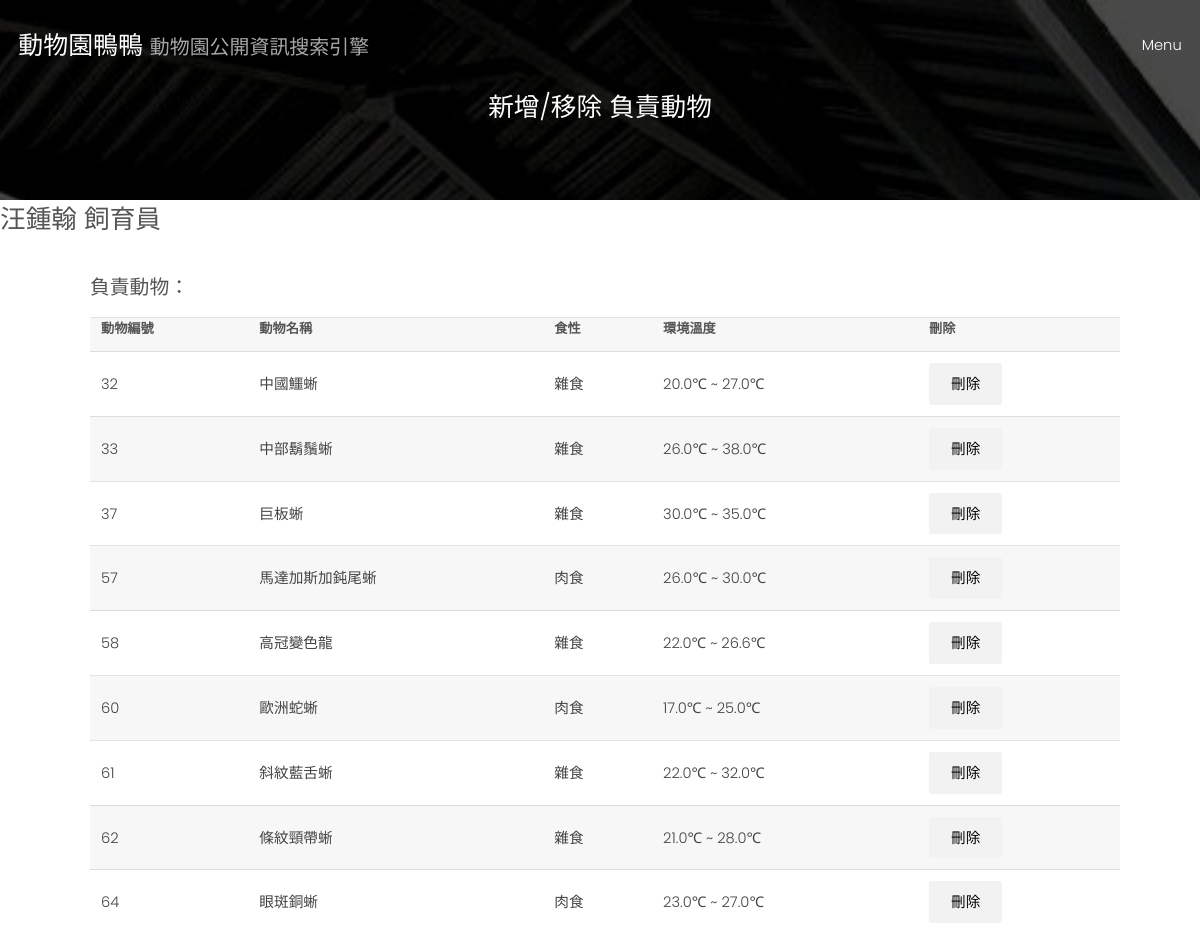
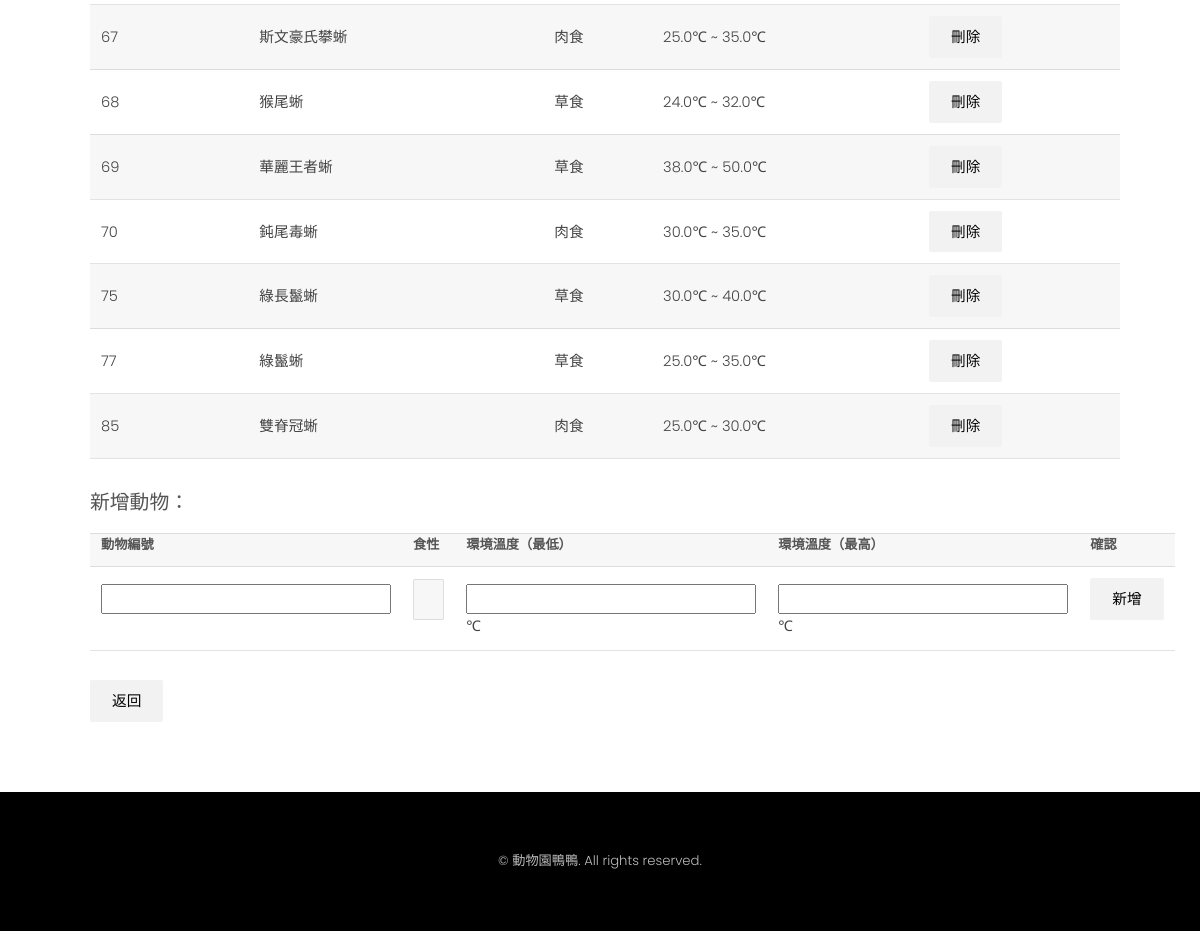
The page /search/zookeeper/20/modify_animal/ (signed in) on the database its author committed (2 pictures, top to bottom).
### zoo_info/models.py (models this page shows)
class Zookeeper(models.Model):
    keeper_id = models.IntegerField(primary_key = True)
    name = models.CharField(max_length = 30)
    join_time = models.IntegerField()
    area_id = models.ForeignKey(Area, on_delete = models.CASCADE)
    birth = models.IntegerField()

class Feed(models.Model):
    animal_id = models.ForeignKey(Animal, on_delete = models.CASCADE)
    keeper_id = models.ForeignKey(Zookeeper, on_delete = models.CASCADE)
    food = models.CharField(max_length = 30)
    temperature_low = models.FloatField()
    temperature_high = models.FloatField()

class Animal(models.Model):
    animal_id = models.IntegerField(primary_key = True)
    scientific_id = models.CharField(max_length = 30)
    animal_name = models.CharField(max_length = 30)
    category = models.CharField(max_length = 30)
    conservation = models.CharField(max_length = 30)
    h_id = models.ForeignKey(Habitat, on_delete = models.CASCADE)
    area_id = models.ForeignKey(Area, on_delete = models.CASCADE)
    image = models.ImageField(blank = True, upload_to = "static/images/zoo_info")

### zoo_info/views.py (the view, shortened to what this page needs)
# urls.py: path('search/zookeeper/<int:keeper_id>/modify_animal/', superuser_zookeeper_modify_animal),
@user_passes_test(lambda u: u.is_superuser)
def superuser_zookeeper_modify_animal(request, keeper_id):
    title = "新增/移除 負責動物"
    the_zookeeper = Zookeeper.objects.get(keeper_id = keeper_id)
    feeds = Feed.objects.filter(keeper_id = keeper_id)
    return render(request, 'zoo_info/superuser/zookeeper_modify_animal.html', locals())

### templates/zoo_info/superuser/zookeeper_modify_animal.html (shortened to what this page needs)
{% extends 'base.html' %}
{% block content %}
{%include 'base_search.html'%}
<h2>{{the_zookeeper.name}} 飼育員</h2>
    <div id = "display_format">
        <H3>負責動物：</H3>
        <table>
            <tr>
                <th>動物編號</th>
                <th>動物名稱</th>
                <th>食性</th>
                <th>環境溫度</th>
                <th>刪除</th>
            </tr>
            {% for feed in feeds%}
                <tr>
                    <td>{{feed.animal_id.animal_id}}</td>
                    <td>{{feed.animal_id.animal_name}}</td>
                    <td>{{feed.food}}</td>
                    <td>{{feed.temperature_low}}&#8451 ~ {{feed.temperature_high}}&#8451</td>
                    <form method="POST"> {%csrf_token%}
                        <td><input type = 'submit' name = {{feed.id}} value = '刪除'></td>
                    </form>
                </tr>
            {%endfor%}
        </table>
        <H3>新增動物：</H3>
        <table>
            <tr>
                <th>動物編號</th>
                <th>食性</th>
                <th>環境溫度（最低）</th>
                <th>環境溫度（最高）</th>
                <th>確認</th>
            </tr>
            <form method="POST"> {%csrf_token%}
            <tr>
                <td><input type = 'number' name = 'a_id'></td>
                <td><select name = "food">
                    　<option value="草食">草食</option>
                    </select></td>
                <td><input type = 'number' step = 0.1 name = 'temp_low'>&#8451</td>
                <td><input type = 'number' step = 0.1 name = 'temp_high'>&#8451</td>
                <td><input type = 'submit' name = 'add_feed' value = '新增'></td>
            </tr>
        </table>
        <form>
            <input type ="button" onclick="javascript:location.href='../'" value="返回"></input>
        </form>
        </div>
{% endblock %}

### static/assets/css/main.css (style rules this page uses)
html, body, div, span, applet, object, iframe, h1, h2, h3, h4, h5, h6, p, blockquote, pre, a, abbr, acronym, address, big, cite, code, del, dfn, em, img, ins, kbd, q, s, samp, small, strike, strong, sub, sup, tt, var, b, u, i, center, dl, dt, dd, ol, ul, li, fieldset, form, label, legend, table, caption, tbody, tfoot, thead, tr, th, td, article, aside, canvas, details, embed, figure, figcaption, footer, header, hgroup, menu, nav, output, ruby, section, summary, time, mark, audio, video { margin: 0; padding: 0; border: 0; font-size: 100%; font: inherit; vertical-align: baseline; }
body { line-height: 1; }
table { border-collapse: collapse; border-spacing: 0; }
body { -webkit-text-size-adjust: none; }
*, *:before, *:after { -moz-box-sizing: border-box; -webkit-box-sizing: border-box; box-sizing: border-box; }
body { -ms-overflow-style: scrollbar; }
body { background: #fff; }
body { background-color: #fff; color: #444; }
body, input, select, textarea { font-family: "Poppins", sans-serif; font-weight: 300; font-size: 1rem; line-height: 1.65; }
h1, h2, h3, h4, h5, h6 { font-weight: 300; line-height: 1.5; margin: 0 0 1rem 0; }
h2 { font-size: 1.75rem; }
h3 { font-size: 1.35rem; }
input, select, textarea { color: #555; }
h1, h2, h3, h4, h5, h6 { color: #555; }
input[type="submit"], input[type="reset"], input[type="button"], button, .button { -moz-appearance: none; -webkit-appearance: none; -ms-appearance: none; appearance: none; -moz-transition: background-color 0.2s ease-in-out, color 0.2s ease-in-out; -webkit-transition: background-color 0.2s ease-in-out, color 0.2s ease-in-out; -ms-transition: background-color 0.2s ease-in-out, color 0.2s ease-in-out; transition: background-color 0.2s ease-in-out, color 0.2s ease-in-out; border-radius: 2px; border: 0; cursor: pointer; display: inline-block; font-weight: 300; height: 2.85rem; line-height: 2.95rem; padding: 0 1.5rem; text-align: center; text-decoration: none; text-transform: uppercase; white-space: nowrap; }
input[type="submit"], input[type="reset"], input[type="button"], button, .button { background-color: #f2f2f2; color: #000 !important; }
form { margin: 0 0 2rem 0; }
input[type="text"], input[type="password"], input[type="email"], select, textarea { -moz-appearance: none; -webkit-appearance: none; -ms-appearance: none; appearance: none; border-radius: 2px; border: none; border: solid 1px; color: inherit; display: block; outline: 0; padding: 0 1rem; text-decoration: none; width: 100%; }
input[type="text"], input[type="password"], input[type="email"], select { height: 2.75rem; }
input[type="text"], input[type="password"], input[type="email"], select, textarea { background: rgba(144, 144, 144, 0.075); border-color: rgba(144, 144, 144, 0.25); }
table { margin: 0 0 2rem 0; width: 100%; }
table tbody tr { border: solid 1px; border-left: 0; border-right: 0; }
table td { padding: 0.75rem 0.75rem; }
table th { font-size: 0.9rem; font-weight: 700; padding: 0 0.75rem 0.75rem 0.75rem; text-align: left; }
table tbody tr { border-color: rgba(144, 144, 144, 0.25); }
table tbody tr:nth-child(2n + 1) { background-color: rgba(144, 144, 144, 0.075); }
table th { color: #555; }
#display_format { margin-top:0px; margin-left:50px; margin-right:50px; margin-bottom:0px; border-radius: 10px; padding: 20px 30px 70px 40px; }

### rows shown on the page
Zookeeper: name "汪鍾翰"
Feed: animal_id.animal_id "32", animal_id.animal_name "中國鱷蜥", food "雜食", temperature_low "20.0", temperature_high "27.0"
Feed: animal_id.animal_id "33", animal_id.animal_name "中部鬍鬚蜥", food "雜食", temperature_low "26.0", temperature_high "38.0"
Feed: animal_id.animal_id "37", animal_id.animal_name "巨板蜥", food "雜食", temperature_low "30.0", temperature_high "35.0"
Feed: animal_id.animal_id "57", animal_id.animal_name "馬達加斯加鈍尾蜥", food "肉食", temperature_low "26.0", temperature_high "30.0"
Feed: animal_id.animal_id "58", animal_id.animal_name "高冠變色龍", food "雜食", temperature_low "22.0", temperature_high "26.6"
Feed: animal_id.animal_id "60", animal_id.animal_name "歐洲蛇蜥", food "肉食", temperature_low "17.0", temperature_high "25.0"
Feed: animal_id.animal_id "61", animal_id.animal_name "斜紋藍舌蜥", food "雜食", temperature_low "22.0", temperature_high "32.0"
Feed: animal_id.animal_id "62", animal_id.animal_name "條紋頸帶蜥", food "雜食", temperature_low "21.0", temperature_high "28.0"
Feed: animal_id.animal_id "64", animal_id.animal_name "眼斑銅蜥", food "肉食", temperature_low "23.0", temperature_high "27.0"
Feed: animal_id.animal_id "67", animal_id.animal_name "斯文豪氏攀蜥", food "肉食", temperature_low "25.0", temperature_high "35.0"
Feed: animal_id.animal_id "68", animal_id.animal_name "猴尾蜥", food "草食", temperature_low "24.0", temperature_high "32.0"
Feed: animal_id.animal_id "69", animal_id.animal_name "華麗王者蜥", food "草食", temperature_low "38.0", temperature_high "50.0"
Feed: animal_id.animal_id "70", animal_id.animal_name "鈍尾毒蜥", food "肉食", temperature_low "30.0", temperature_high "35.0"
Feed: animal_id.animal_id "75", animal_id.animal_name "綠長鬣蜥", food "草食", temperature_low "30.0", temperature_high "40.0"
Feed: animal_id.animal_id "77", animal_id.animal_name "綠鬣蜥", food "草食", temperature_low "25.0", temperature_high "35.0"
Feed: animal_id.animal_id "85", animal_id.animal_name "雙脊冠蜥", food "肉食", temperature_low "25.0", temperature_high "30.0"

### other values the page prints
{{ title }} "新增/移除 負責動物"
